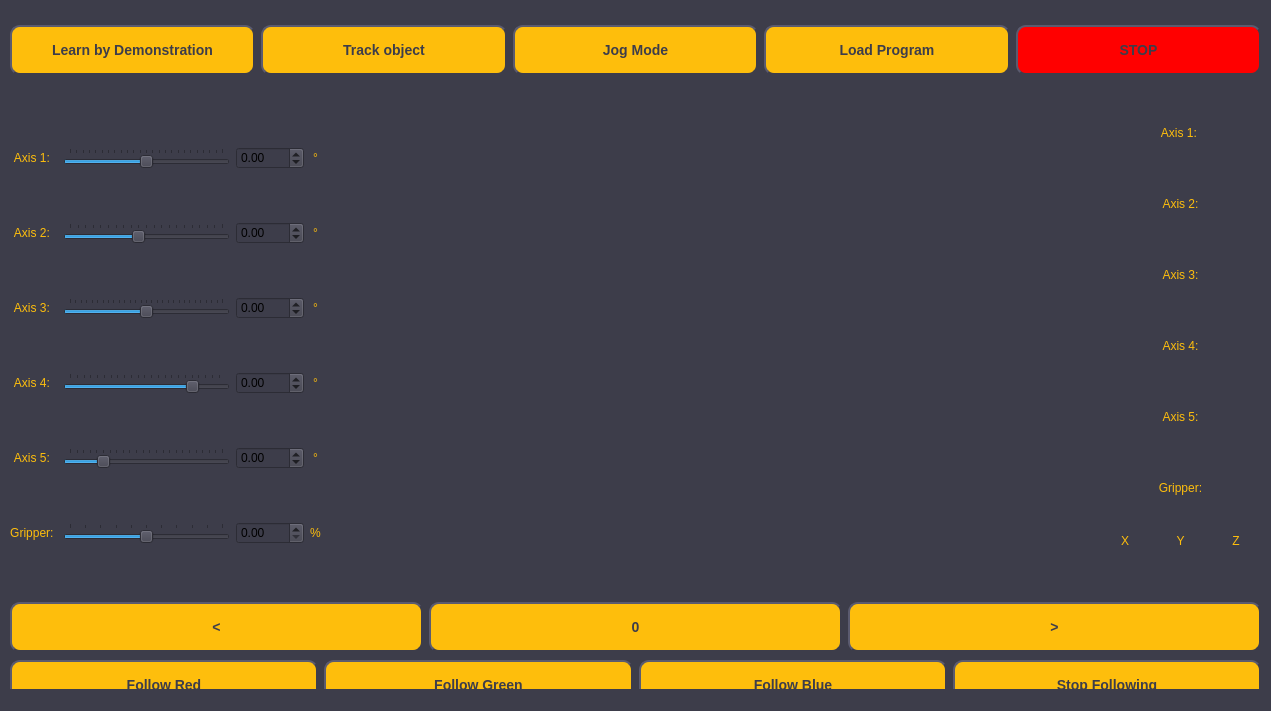
<?xml version="1.0" encoding="UTF-8"?>
<ui version="4.0">
 <class>MainWindow</class>
 <widget class="QMainWindow" name="MainWindow">
  <property name="geometry">
   <rect>
    <x>0</x>
    <y>0</y>
    <width>1271</width>
    <height>711</height>
   </rect>
  </property>
  <property name="windowTitle">
   <string>MainWindow</string>
  </property>
  <property name="styleSheet">
   <string notr="true">background-color: rgba(60.5625, 60.5625, 73.5675, 1)</string>
  </property>
  <widget class="QWidget" name="centralwidget">
   <widget class="QWidget" name="horizontalLayoutWidget">
    <property name="geometry">
     <rect>
      <x>10</x>
      <y>10</y>
      <width>1251</width>
      <height>81</height>
     </rect>
    </property>
    <layout class="QHBoxLayout" name="top_bar">
     <item>
      <widget class="QPushButton" name="learn_btn">
       <property name="minimumSize">
        <size>
         <width>206</width>
         <height>50</height>
        </size>
       </property>
       <property name="styleSheet">
        <string notr="true">QPushButton {
    background-color: rgb(254, 190, 12);
    border-style: outset;
    border-width: 2px;
    border-radius: 10px;
    font: bold 14px;
    min-width: 10em;
    padding: 6px;
    color: rgba(60.5625, 60.5625, 73.5675, 1);
}
QPushButton:pressed {
    background-color: rgb(242, 178, 0);
    border-style: inset;
}</string>
       </property>
       <property name="text">
        <string>Learn by Demonstration</string>
       </property>
      </widget>
     </item>
     <item>
      <widget class="QPushButton" name="track_btn">
       <property name="minimumSize">
        <size>
         <width>206</width>
         <height>50</height>
        </size>
       </property>
       <property name="styleSheet">
        <string notr="true">QPushButton {
    background-color: rgb(254, 190, 12);
    border-style: outset;
    border-width: 2px;
    border-radius: 10px;
    font: bold 14px;
    min-width: 10em;
    padding: 6px;
	color:  rgba(60.5625, 60.5625, 73.5675, 1);
}
QPushButton:pressed {
    background-color: rgb(242, 178, 0);
    border-style: inset;
}</string>
       </property>
       <property name="text">
        <string>Track object</string>
       </property>
      </widget>
     </item>
     <item>
      <widget class="QPushButton" name="jog_btn">
       <property name="minimumSize">
        <size>
         <width>206</width>
         <height>50</height>
        </size>
       </property>
       <property name="styleSheet">
        <string notr="true">QPushButton {
    background-color: rgb(254, 190, 12);
    border-style: outset;
    border-width: 2px;
    border-radius: 10px;
    font: bold 14px;
    min-width: 10em;
    padding: 6px;
	color:  rgba(60.5625, 60.5625, 73.5675, 1);
}
QPushButton:pressed {
    background-color: rgb(242, 178, 0);
    border-style: inset;
}</string>
       </property>
       <property name="text">
        <string>Jog Mode</string>
       </property>
      </widget>
     </item>
     <item>
      <widget class="QPushButton" name="load_btn">
       <property name="minimumSize">
        <size>
         <width>206</width>
         <height>50</height>
        </size>
       </property>
       <property name="styleSheet">
        <string notr="true">QPushButton {
    background-color: rgb(254, 190, 12);
    border-style: outset;
    border-width: 2px;
    border-radius: 10px;
    font: bold 14px;
    min-width: 10em;
    padding: 6px;
	color:  rgba(60.5625, 60.5625, 73.5675, 1);
}
QPushButton:pressed {
    background-color: rgb(242, 178, 0);
    border-style: inset;
}</string>
       </property>
       <property name="text">
        <string>Load Program</string>
       </property>
      </widget>
     </item>
     <item>
      <widget class="QPushButton" name="halt_btn">
       <property name="minimumSize">
        <size>
         <width>206</width>
         <height>50</height>
        </size>
       </property>
       <property name="styleSheet">
        <string notr="true">QPushButton {
    background-color: red;
    border-style: outset;
    border-width: 2px;
    border-radius: 10px;
    font: bold 14px;
    min-width: 10em;
    padding: 6px;
	color:  rgba(60.5625, 60.5625, 73.5675, 1);
}
QPushButton:pressed {
    background-color: rgb(224, 0, 0);
    border-style: inset;
}</string>
       </property>
       <property name="text">
        <string>STOP</string>
       </property>
      </widget>
     </item>
    </layout>
   </widget>
   <widget class="QWidget" name="gridLayoutWidget">
    <property name="geometry">
     <rect>
      <x>10</x>
      <y>100</y>
      <width>311</width>
      <height>491</height>
     </rect>
    </property>
    <layout class="QGridLayout" name="axes">
     <item row="4" column="1">
      <widget class="QSlider" name="a5_r">
       <property name="styleSheet">
        <string notr="true"/>
       </property>
       <property name="minimum">
        <number>-50</number>
       </property>
       <property name="maximum">
        <number>180</number>
       </property>
       <property name="singleStep">
        <number>10</number>
       </property>
       <property name="orientation">
        <enum>Qt::Horizontal</enum>
       </property>
       <property name="tickPosition">
        <enum>QSlider::TicksAbove</enum>
       </property>
      </widget>
     </item>
     <item row="2" column="1">
      <widget class="QSlider" name="a3_r">
       <property name="styleSheet">
        <string notr="true"/>
       </property>
       <property name="minimum">
        <number>-140</number>
       </property>
       <property name="maximum">
        <number>140</number>
       </property>
       <property name="singleStep">
        <number>10</number>
       </property>
       <property name="orientation">
        <enum>Qt::Horizontal</enum>
       </property>
       <property name="tickPosition">
        <enum>QSlider::TicksAbove</enum>
       </property>
      </widget>
     </item>
     <item row="0" column="3">
      <widget class="QLabel" name="label_8">
       <property name="styleSheet">
        <string notr="true">color: rgb(254, 190, 12);</string>
       </property>
       <property name="text">
        <string>°</string>
       </property>
       <property name="alignment">
        <set>Qt::AlignCenter</set>
       </property>
      </widget>
     </item>
     <item row="1" column="0">
      <widget class="QLabel" name="label_2">
       <property name="styleSheet">
        <string notr="true">color: rgb(254, 190, 12);</string>
       </property>
       <property name="text">
        <string>Axis 2: </string>
       </property>
       <property name="alignment">
        <set>Qt::AlignCenter</set>
       </property>
      </widget>
     </item>
     <item row="5" column="0">
      <widget class="QLabel" name="label_6">
       <property name="styleSheet">
        <string notr="true">color: rgb(254, 190, 12);</string>
       </property>
       <property name="text">
        <string>Gripper: </string>
       </property>
       <property name="alignment">
        <set>Qt::AlignCenter</set>
       </property>
      </widget>
     </item>
     <item row="2" column="0">
      <widget class="QLabel" name="label_3">
       <property name="styleSheet">
        <string notr="true">color: rgb(254, 190, 12);</string>
       </property>
       <property name="text">
        <string>Axis 3: </string>
       </property>
       <property name="alignment">
        <set>Qt::AlignCenter</set>
       </property>
      </widget>
     </item>
     <item row="3" column="3">
      <widget class="QLabel" name="label_13">
       <property name="styleSheet">
        <string notr="true">color: rgb(254, 190, 12);</string>
       </property>
       <property name="text">
        <string>°</string>
       </property>
       <property name="alignment">
        <set>Qt::AlignCenter</set>
       </property>
      </widget>
     </item>
     <item row="3" column="1">
      <widget class="QSlider" name="a4_r">
       <property name="styleSheet">
        <string notr="true"/>
       </property>
       <property name="minimum">
        <number>-180</number>
       </property>
       <property name="maximum">
        <number>45</number>
       </property>
       <property name="singleStep">
        <number>10</number>
       </property>
       <property name="value">
        <number>0</number>
       </property>
       <property name="orientation">
        <enum>Qt::Horizontal</enum>
       </property>
       <property name="tickPosition">
        <enum>QSlider::TicksAbove</enum>
       </property>
      </widget>
     </item>
     <item row="5" column="3">
      <widget class="QLabel" name="label_15">
       <property name="styleSheet">
        <string notr="true">color: rgb(254, 190, 12);</string>
       </property>
       <property name="text">
        <string>%</string>
       </property>
       <property name="alignment">
        <set>Qt::AlignCenter</set>
       </property>
      </widget>
     </item>
     <item row="0" column="0">
      <widget class="QLabel" name="label">
       <property name="styleSheet">
        <string notr="true">color: rgb(254, 190, 12);</string>
       </property>
       <property name="text">
        <string>Axis 1: </string>
       </property>
       <property name="alignment">
        <set>Qt::AlignCenter</set>
       </property>
      </widget>
     </item>
     <item row="3" column="0">
      <widget class="QLabel" name="label_4">
       <property name="styleSheet">
        <string notr="true">color: rgb(254, 190, 12);</string>
       </property>
       <property name="text">
        <string>Axis 4: </string>
       </property>
       <property name="alignment">
        <set>Qt::AlignCenter</set>
       </property>
      </widget>
     </item>
     <item row="4" column="3">
      <widget class="QLabel" name="label_14">
       <property name="styleSheet">
        <string notr="true">color: rgb(254, 190, 12);</string>
       </property>
       <property name="text">
        <string>°</string>
       </property>
       <property name="alignment">
        <set>Qt::AlignCenter</set>
       </property>
      </widget>
     </item>
     <item row="4" column="0">
      <widget class="QLabel" name="label_5">
       <property name="styleSheet">
        <string notr="true">color: rgb(254, 190, 12);</string>
       </property>
       <property name="text">
        <string>Axis 5: </string>
       </property>
       <property name="alignment">
        <set>Qt::AlignCenter</set>
       </property>
      </widget>
     </item>
     <item row="2" column="3">
      <widget class="QLabel" name="label_12">
       <property name="styleSheet">
        <string notr="true">color: rgb(254, 190, 12);</string>
       </property>
       <property name="text">
        <string>°</string>
       </property>
       <property name="alignment">
        <set>Qt::AlignCenter</set>
       </property>
      </widget>
     </item>
     <item row="1" column="3">
      <widget class="QLabel" name="label_10">
       <property name="styleSheet">
        <string notr="true">color: rgb(254, 190, 12);</string>
       </property>
       <property name="text">
        <string>°</string>
       </property>
       <property name="alignment">
        <set>Qt::AlignCenter</set>
       </property>
      </widget>
     </item>
     <item row="1" column="1">
      <widget class="QSlider" name="a2_r">
       <property name="styleSheet">
        <string notr="true"/>
       </property>
       <property name="minimum">
        <number>-90</number>
       </property>
       <property name="maximum">
        <number>110</number>
       </property>
       <property name="singleStep">
        <number>10</number>
       </property>
       <property name="orientation">
        <enum>Qt::Horizontal</enum>
       </property>
       <property name="tickPosition">
        <enum>QSlider::TicksAbove</enum>
       </property>
      </widget>
     </item>
     <item row="0" column="1">
      <widget class="QSlider" name="base_r">
       <property name="minimum">
        <number>-120</number>
       </property>
       <property name="maximum">
        <number>120</number>
       </property>
       <property name="singleStep">
        <number>10</number>
       </property>
       <property name="orientation">
        <enum>Qt::Horizontal</enum>
       </property>
       <property name="tickPosition">
        <enum>QSlider::TicksAbove</enum>
       </property>
      </widget>
     </item>
     <item row="5" column="1">
      <widget class="QSlider" name="grip_r">
       <property name="styleSheet">
        <string notr="true">QSlider::sub-page
{
/*  margin: 7px 1px 7px 0px;*/
    height: 2px;
    background: #05bcfe;
}</string>
       </property>
       <property name="minimum">
        <number>0</number>
       </property>
       <property name="maximum">
        <number>100</number>
       </property>
       <property name="singleStep">
        <number>10</number>
       </property>
       <property name="value">
        <number>50</number>
       </property>
       <property name="orientation">
        <enum>Qt::Horizontal</enum>
       </property>
       <property name="tickPosition">
        <enum>QSlider::TicksAbove</enum>
       </property>
      </widget>
     </item>
     <item row="0" column="2">
      <widget class="QDoubleSpinBox" name="increment_1">
       <property name="minimum">
        <double>-120.000000000000000</double>
       </property>
       <property name="maximum">
        <double>120.000000000000000</double>
       </property>
      </widget>
     </item>
     <item row="5" column="2">
      <widget class="QDoubleSpinBox" name="increment_6">
       <property name="minimum">
        <double>0.000000000000000</double>
       </property>
       <property name="maximum">
        <double>100.000000000000000</double>
       </property>
      </widget>
     </item>
     <item row="4" column="2">
      <widget class="QDoubleSpinBox" name="increment_5">
       <property name="minimum">
        <double>-50.000000000000000</double>
       </property>
       <property name="maximum">
        <double>180.000000000000000</double>
       </property>
      </widget>
     </item>
     <item row="3" column="2">
      <widget class="QDoubleSpinBox" name="increment_4">
       <property name="minimum">
        <double>-180.000000000000000</double>
       </property>
       <property name="maximum">
        <double>45.000000000000000</double>
       </property>
      </widget>
     </item>
     <item row="2" column="2">
      <widget class="QDoubleSpinBox" name="increment_3">
       <property name="minimum">
        <double>-140.000000000000000</double>
       </property>
       <property name="maximum">
        <double>140.000000000000000</double>
       </property>
      </widget>
     </item>
     <item row="1" column="2">
      <widget class="QDoubleSpinBox" name="increment_2">
       <property name="minimum">
        <double>-90.000000000000000</double>
       </property>
       <property name="maximum">
        <double>110.000000000000000</double>
       </property>
       <property name="singleStep">
        <double>10.000000000000000</double>
       </property>
       <property name="value">
        <double>0.000000000000000</double>
       </property>
      </widget>
     </item>
    </layout>
   </widget>
   <widget class="QWidget" name="verticalLayoutWidget">
    <property name="geometry">
     <rect>
      <x>1100</x>
      <y>100</y>
      <width>161</width>
      <height>491</height>
     </rect>
    </property>
    <property name="styleSheet">
     <string notr="true">color: rgb(254, 190, 12);</string>
    </property>
    <layout class="QVBoxLayout" name="axes_readout">
     <item>
      <widget class="QLabel" name="a1_d">
       <property name="styleSheet">
        <string notr="true">color: rgb(254, 190, 12);</string>
       </property>
       <property name="text">
        <string>Axis 1: </string>
       </property>
       <property name="alignment">
        <set>Qt::AlignCenter</set>
       </property>
      </widget>
     </item>
     <item>
      <widget class="QLabel" name="a2_d">
       <property name="styleSheet">
        <string notr="true">color: rgb(254, 190, 12);</string>
       </property>
       <property name="text">
        <string>Axis 2:</string>
       </property>
       <property name="alignment">
        <set>Qt::AlignCenter</set>
       </property>
      </widget>
     </item>
     <item>
      <widget class="QLabel" name="a3_d">
       <property name="styleSheet">
        <string notr="true">color: rgb(254, 190, 12);</string>
       </property>
       <property name="text">
        <string>Axis 3:</string>
       </property>
       <property name="alignment">
        <set>Qt::AlignCenter</set>
       </property>
      </widget>
     </item>
     <item>
      <widget class="QLabel" name="a4_d">
       <property name="styleSheet">
        <string notr="true">color: rgb(254, 190, 12);</string>
       </property>
       <property name="text">
        <string>Axis 4:</string>
       </property>
       <property name="alignment">
        <set>Qt::AlignCenter</set>
       </property>
      </widget>
     </item>
     <item>
      <widget class="QLabel" name="a5_d">
       <property name="styleSheet">
        <string notr="true">color: rgb(254, 190, 12);</string>
       </property>
       <property name="text">
        <string>Axis 5:</string>
       </property>
       <property name="alignment">
        <set>Qt::AlignCenter</set>
       </property>
      </widget>
     </item>
     <item>
      <widget class="QLabel" name="a6_d">
       <property name="styleSheet">
        <string notr="true">color: rgb(254, 190, 12);</string>
       </property>
       <property name="text">
        <string>Gripper:</string>
       </property>
       <property name="alignment">
        <set>Qt::AlignCenter</set>
       </property>
      </widget>
     </item>
     <item>
      <layout class="QHBoxLayout" name="horizontalLayout">
       <item>
        <layout class="QVBoxLayout" name="verticalLayout">
         <item>
          <widget class="QLabel" name="label_7">
           <property name="text">
            <string>X</string>
           </property>
           <property name="alignment">
            <set>Qt::AlignCenter</set>
           </property>
          </widget>
         </item>
         <item>
          <widget class="QLabel" name="DK_X">
           <property name="text">
            <string/>
           </property>
          </widget>
         </item>
        </layout>
       </item>
       <item>
        <layout class="QVBoxLayout" name="verticalLayout_3">
         <item>
          <widget class="QLabel" name="label_9">
           <property name="text">
            <string>Y</string>
           </property>
           <property name="alignment">
            <set>Qt::AlignCenter</set>
           </property>
          </widget>
         </item>
         <item>
          <widget class="QLabel" name="DK_Y">
           <property name="text">
            <string/>
           </property>
          </widget>
         </item>
        </layout>
       </item>
       <item>
        <layout class="QVBoxLayout" name="verticalLayout_5">
         <item>
          <widget class="QLabel" name="label_11">
           <property name="text">
            <string>Z</string>
           </property>
           <property name="alignment">
            <set>Qt::AlignCenter</set>
           </property>
          </widget>
         </item>
         <item>
          <widget class="QLabel" name="DK_Z">
           <property name="text">
            <string/>
           </property>
          </widget>
         </item>
        </layout>
       </item>
      </layout>
     </item>
    </layout>
   </widget>
   <widget class="QWidget" name="verticalLayoutWidget_2">
    <property name="geometry">
     <rect>
      <x>10</x>
      <y>600</y>
      <width>1251</width>
      <height>112</height>
     </rect>
    </property>
    <layout class="QVBoxLayout" name="verticalLayout_2">
     <item>
      <layout class="QHBoxLayout" name="bottom_bar">
       <item>
        <widget class="QPushButton" name="prev">
         <property name="minimumSize">
          <size>
           <width>206</width>
           <height>50</height>
          </size>
         </property>
         <property name="styleSheet">
          <string notr="true">QPushButton {
    background-color: rgb(254, 190, 12);
    border-style: outset;
    border-width: 2px;
    border-radius: 10px;
    font: bold 14px;
    min-width: 10em;
    padding: 6px;
    color: rgba(60.5625, 60.5625, 73.5675, 1);
}
QPushButton:pressed {
    background-color: rgb(242, 178, 0);
    border-style: inset;
}</string>
         </property>
         <property name="text">
          <string>&lt;</string>
         </property>
        </widget>
       </item>
       <item>
        <widget class="QPushButton" name="execute">
         <property name="minimumSize">
          <size>
           <width>206</width>
           <height>50</height>
          </size>
         </property>
         <property name="styleSheet">
          <string notr="true">QPushButton {
    background-color: rgb(254, 190, 12);
    border-style: outset;
    border-width: 2px;
    border-radius: 10px;
    font: bold 14px;
    min-width: 10em;
    padding: 6px;
	color:  rgba(60.5625, 60.5625, 73.5675, 1);
}
QPushButton:pressed {
    background-color: rgb(242, 178, 0);
    border-style: inset;
}</string>
         </property>
         <property name="text">
          <string>0</string>
         </property>
        </widget>
       </item>
       <item>
        <widget class="QPushButton" name="next">
         <property name="minimumSize">
          <size>
           <width>206</width>
           <height>50</height>
          </size>
         </property>
         <property name="styleSheet">
          <string notr="true">QPushButton {
    background-color: rgb(254, 190, 12);
    border-style: outset;
    border-width: 2px;
    border-radius: 10px;
    font: bold 14px;
    min-width: 10em;
    padding: 6px;
	color:  rgba(60.5625, 60.5625, 73.5675, 1);
}
QPushButton:pressed {
    background-color: rgb(242, 178, 0);
    border-style: inset;
}</string>
         </property>
         <property name="text">
          <string>&gt;</string>
         </property>
        </widget>
       </item>
      </layout>
     </item>
     <item>
      <layout class="QHBoxLayout" name="bottom_bar_2">
       <item>
        <widget class="QPushButton" name="follow_red">
         <property name="minimumSize">
          <size>
           <width>206</width>
           <height>50</height>
          </size>
         </property>
         <property name="styleSheet">
          <string notr="true">QPushButton {
    background-color: rgb(254, 190, 12);
    border-style: outset;
    border-width: 2px;
    border-radius: 10px;
    font: bold 14px;
    min-width: 10em;
    padding: 6px;
    color: rgba(60.5625, 60.5625, 73.5675, 1);
}
QPushButton:pressed {
    background-color: rgb(242, 178, 0);
    border-style: inset;
}</string>
         </property>
         <property name="text">
          <string>Follow Red</string>
         </property>
        </widget>
       </item>
       <item>
        <widget class="QPushButton" name="follow_green">
         <property name="minimumSize">
          <size>
           <width>206</width>
           <height>50</height>
          </size>
         </property>
         <property name="styleSheet">
          <string notr="true">QPushButton {
    background-color: rgb(254, 190, 12);
    border-style: outset;
    border-width: 2px;
    border-radius: 10px;
    font: bold 14px;
    min-width: 10em;
    padding: 6px;
	color:  rgba(60.5625, 60.5625, 73.5675, 1);
}
QPushButton:pressed {
    background-color: rgb(242, 178, 0);
    border-style: inset;
}</string>
         </property>
         <property name="text">
          <string>Follow Green</string>
         </property>
        </widget>
       </item>
       <item>
        <widget class="QPushButton" name="follow_blue">
         <property name="minimumSize">
          <size>
           <width>206</width>
           <height>50</height>
          </size>
         </property>
         <property name="styleSheet">
          <string notr="true">QPushButton {
    background-color: rgb(254, 190, 12);
    border-style: outset;
    border-width: 2px;
    border-radius: 10px;
    font: bold 14px;
    min-width: 10em;
    padding: 6px;
	color:  rgba(60.5625, 60.5625, 73.5675, 1);
}
QPushButton:pressed {
    background-color: rgb(242, 178, 0);
    border-style: inset;
}</string>
         </property>
         <property name="text">
          <string>Follow Blue</string>
         </property>
        </widget>
       </item>
       <item>
        <widget class="QPushButton" name="follow_stop">
         <property name="minimumSize">
          <size>
           <width>206</width>
           <height>50</height>
          </size>
         </property>
         <property name="styleSheet">
          <string notr="true">QPushButton {
    background-color: rgb(254, 190, 12);
    border-style: outset;
    border-width: 2px;
    border-radius: 10px;
    font: bold 14px;
    min-width: 10em;
    padding: 6px;
	color:  rgba(60.5625, 60.5625, 73.5675, 1);
}
QPushButton:pressed {
    background-color: rgb(242, 178, 0);
    border-style: inset;
}</string>
         </property>
         <property name="text">
          <string>Stop Following</string>
         </property>
        </widget>
       </item>
      </layout>
     </item>
    </layout>
   </widget>
   <widget class="QLabel" name="viewfinder">
    <property name="geometry">
     <rect>
      <x>330</x>
      <y>100</y>
      <width>751</width>
      <height>481</height>
     </rect>
    </property>
    <property name="text">
     <string/>
    </property>
   </widget>
  </widget>
  <widget class="QStatusBar" name="statusbar"/>
 </widget>
 <resources/>
 <connections>
  <connection>
   <sender>learn_btn</sender>
   <signal>clicked()</signal>
   <receiver>MainWindow</receiver>
   <slot>show()</slot>
   <hints>
    <hint type="sourcelabel">
     <x>164</x>
     <y>49</y>
    </hint>
    <hint type="destinationlabel">
     <x>639</x>
     <y>359</y>
    </hint>
   </hints>
  </connection>
 </connections>
</ui>
